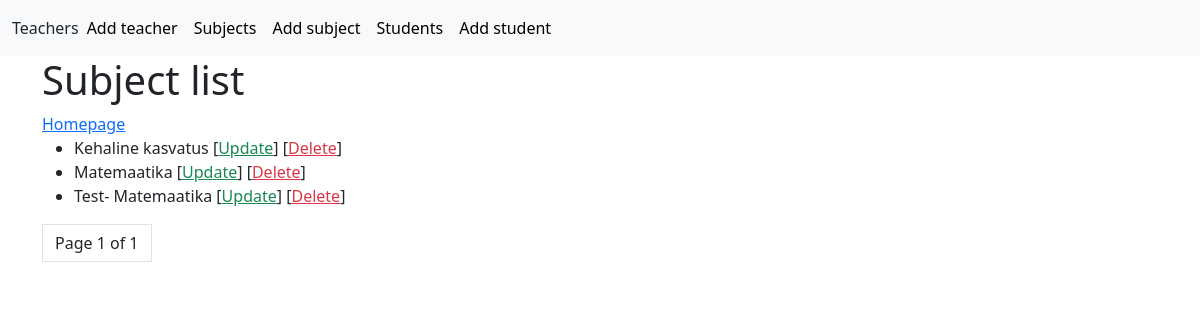
Page /first_app/subject_list/ on the earlier database version.
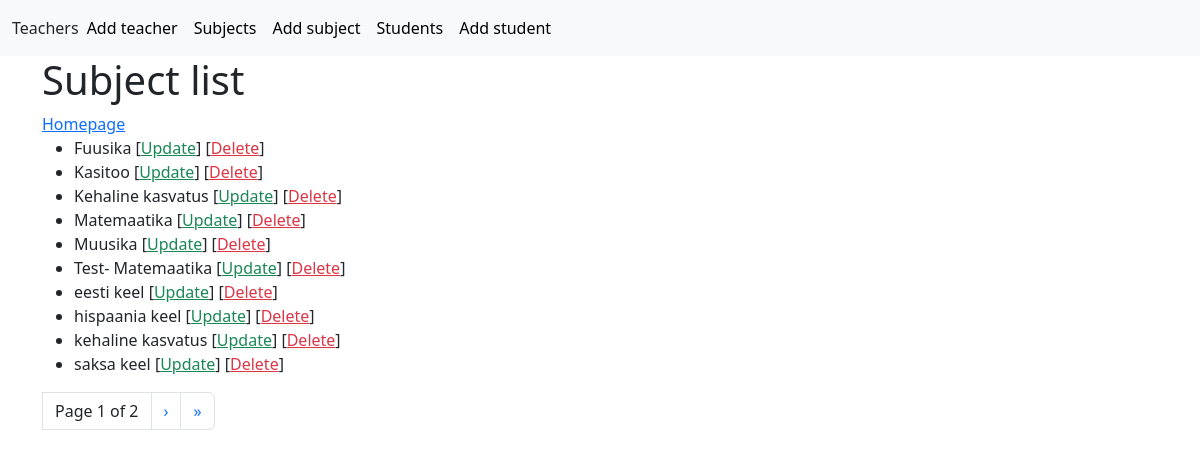
Same page on the later database version.
### first_app/models.py (models this page shows)
class Subject(models.Model):
    subject = models.CharField(max_length=100)

### first_app/views.py (the view)
# urls.py: path('subject_list/', views.SubjectListView.as_view(), name= 'subject_list'),
class SubjectListView(ListView):
    model = Subject #Connected to Models Student-siit tuleb info
    queryset = Subject.objects.order_by('subject')  # nime jargi sorteeritud, result ordered by name
    context_object_name = 'subject' # default object_list is now students
    paginate_by = 10 # 10 per page in ListView

### first_app/templates/first_app/subject_list.html (shortened to what this page needs)
{% extends 'base.html' %}
{% block content %}
	<h1>Subject list</h1>
    <a href="{% url 'first_app:home' %}">Homepage</a>
    <ul>
    {% for subject in subject %}
        <li>
            {{subject.subject }}
            [<a href="/first_app/subject_update/{{ subject.id }}" class="text-success">Update</a>]
            [<a href="/first_app/subject_delete/{{ subject.id }}" class="text-danger">Delete</a>]
        </li>
    {% endfor %}
    </ul>
    <ul class="pagination">
        <li class="page-link text-dark">
            Page {{ page_obj.number }} of {{ page_obj.paginator.num_pages }}
        </li>
        {% if page_obj.has_next %}
            <li class="page-item">
                <a class="page-link" href="?page={{ page_obj.next_page_number }}">&rsaquo;</a>
            </li>
             <li class="page-item">
                <a class="page-link" href="?page={{ page_obj.paginator.num_pages }}">&raquo;</a>
            </li>
        {% endif %}
  </ul>
{% endblock %}

Differences in the rows shown:
added Subject: subject "Fuusika"
added Subject: subject "Kasitoo"
added Subject: subject "Muusika"
added Subject: subject "eesti keel"
added Subject: subject "hispaania keel"
added Subject: subject "kehaline kasvatus"
added Subject: subject "saksa keel"
Other differences:
{{ page_obj.paginator.num_pages }}: "1" → "2"
